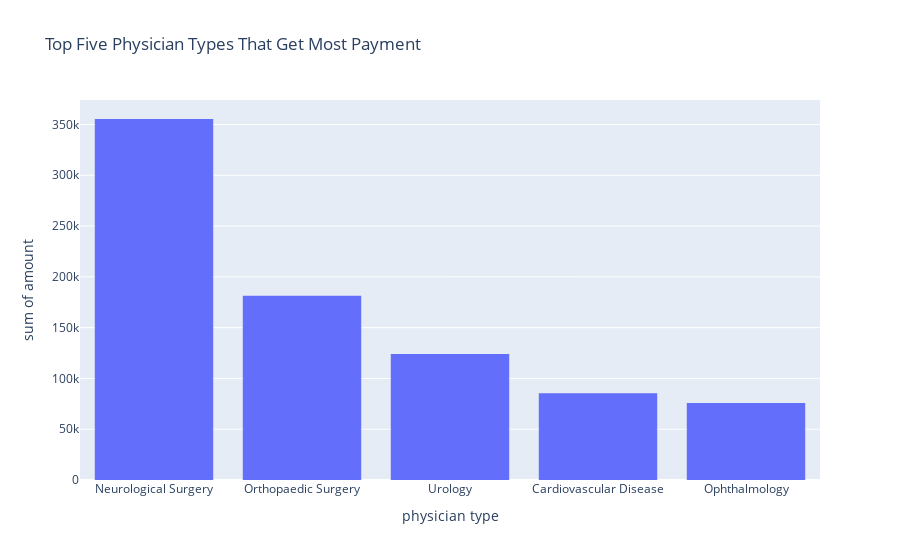

Notebook code for this chart:
### Code cell
# extract info
a = header_dict['Physician_Specialty']
b = header_dict['Total_Amount_of_Payment_USDollars']

payment_per_physician_type = rdd_list.map(lambda x: (x[a].split("|")[-1], float(x[b])))\
                            .groupByKey().mapValues(lambda x: sum(x))\
                            .sortBy(lambda x : x[1], ascending = False)

# convert to dataframe
payment_per_physician_type_df = pd.DataFrame(payment_per_physician_type.take(5), columns=['physician_type', 'amount'])

# plot

fig5=px.histogram(payment_per_physician_type_df,
                                    x='physician_type', y='amount',
                                   title='Top Five Physician Types That Get Most Payment',
                                   labels={'physician_type':'physician type'})

# from plotly.subplots import make_subplots
# figs = make_subplots(rows=1, cols=2)

# for d in fig5.data:
#     figs.add_trace((go.Bar(x=d['x'], y=d['y'], name=d['name'])), row=1, col=1)

# figs.add_trace(
#                 go.Scatter(x=[20, 30, 40], y=[50, 60, 70]),
#                 row=1, col=2
# )
fig5.show()

### Figure 1 — Plotly figure (JSON) as saved in the notebook; plotly's stock layout.template omitted (floating-point values rounded to 4 significant figures)
{"data": [{"alignmentgroup": "True", "bingroup": "x", "histfunc": "sum", "hovertemplate": "physician type=%{x}<br>sum of amount=%{y}<extra></extra>", "legendgroup": "", "marker": {"color": "#636efa", "pattern": {"shape": ""}}, "name": "", "offsetgroup": "", "orientation": "v", "showlegend": false, "type": "histogram", "x": ["Neurological Surgery", "Orthopaedic Surgery", "Urology", "Cardiovascular Disease", "Ophthalmology"], "xaxis": "x", "y": [355400.0, 181300.0, 124100.0, 85400.0, 75890.0], "yaxis": "y"}], "layout": {"barmode": "relative", "legend": {"tracegroupgap": 0}, "title": {"text": "Top Five Physician Types That Get Most Payment"}, "xaxis": {"anchor": "y", "domain": [0, 1], "title": {"text": "physician type"}}, "yaxis": {"anchor": "x", "domain": [0, 1], "title": {"text": "sum of amount"}}}}
